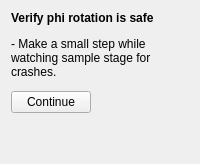
     <widget class="QWidget" name="page_set_rotation">
      <layout class="QVBoxLayout" name="layout_set_rotation">
       <item>
        <widget class="QLabel" name="lb_setrot_title">
         <property name="text">
          <string>&lt;html&gt;&lt;head/&gt;&lt;body&gt;&lt;p&gt;&lt;span style=&quot; font-weight:600;&quot;&gt;Verify phi rotation is safe&lt;/span&gt;&lt;/p&gt;&lt;p&gt;- Make a small step while watching sample stage for crashes.&lt;/p&gt;&lt;/body&gt;&lt;/html&gt;</string>
         </property>
         <property name="textFormat">
          <enum>Qt::RichText</enum>
         </property>
         <property name="wordWrap">
          <bool>true</bool>
         </property>
        </widget>
       </item>
       <item>
        <widget class="QWidget" name="container_rows_setrot" native="true"/>
       </item>
       <item>
        <layout class="QHBoxLayout" name="layout_setrot_buttons">
         <item>
          <widget class="QPushButton" name="pb_setrot_continue">
           <property name="text">
            <string>Continue</string>
           </property>
          </widget>
         </item>
         <item>
          <spacer name="spacer_setrot">
           <property name="orientation">
            <enum>Qt::Horizontal</enum>
           </property>
           <property name="sizeHint" stdset="0">
            <size>
             <width>40</width>
             <height>20</height>
            </size>
           </property>
          </spacer>
         </item>
        </layout>
       </item>
       <item>
        <spacer name="spacer_setrot_bottom">
         <property name="orientation">
          <enum>Qt::Vertical</enum>
         </property>
         <property name="sizeHint" stdset="0">
          <size>
           <width>20</width>
           <height>40</height>
          </size>
         </property>
        </spacer>
       </item>
      </layout>
     </widget>
